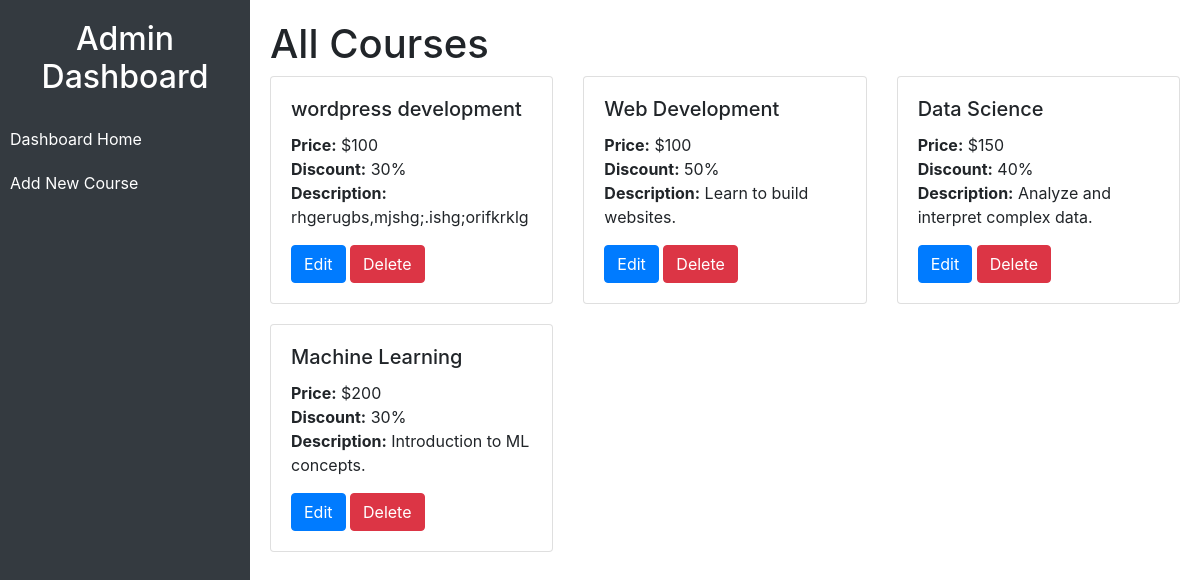
The page /demo/view_course.php on the database its author committed.
### tables this page shows
CREATE TABLE `course` (
  `id` int(30) NOT NULL,
  `title` varchar(100) NOT NULL,
  `price` int(30) NOT NULL,
  `discount` double NOT NULL,
  `content` text NOT NULL
);

### demo/view_course.php (the view, shortened to what this page needs)
<?php
include 'connection.php';
$query = "SELECT * FROM `course`";
$result = mysqli_query($con, $query);
?>
<!DOCTYPE html>
<html lang="en">
<head>
    <link rel="stylesheet" href="https://maxcdn.bootstrapcdn.com/bootstrap/4.5.2/css/bootstrap.min.css">
</head>
<body>
<div class="sidebar">
    <h2>Admin Dashboard</h2>
    <a href="dashboard.php">Dashboard Home</a>
    <a href="course.php">Add New Course</a>
</div>
<div class="content">
    <h1>All Courses</h1>
    <div class="row">
        <?php
        while ($course = mysqli_fetch_assoc($result)) {
        ?>
            <div class="col-md-4">
                <div class="card">
                    <div class="card-body">
                        <h5 class="card-title"><?php echo htmlspecialchars($course['title']); ?></h5>
                        <p class="card-text">
                            <strong>Price:</strong> $<?php echo htmlspecialchars($course['price']); ?><br>
                            <strong>Discount:</strong> <?php echo htmlspecialchars($course['discount']); ?>%<br>
                            <strong>Description:</strong> <?php echo htmlspecialchars($course['content']); ?>
                        </p>
                        <a href="update_course.php?id=<?php echo $course['id']; ?>" class="btn btn-primary">Edit</a>
                        <a href="delete_course.php?id=<?php echo $course['id']; ?>" class="btn btn-danger" onclick="return confirm('Are you sure you want to delete this course?')">Delete</a>
                    </div>
                </div>
            </div>
        <?php
        }
        ?>
    </div>
</div>
</body>
</html>

### demo/view_course.php (style rules this page uses)
.sidebar { height: 100vh; width: 250px; position: fixed; background-color: #343a40; color: #fff; padding-top: 20px; }
.sidebar h2 { text-align: center; margin-bottom: 20px; }
.sidebar a { color: #fff; padding: 10px; display: block; text-decoration: none; }
.content { margin-left: 250px; padding: 20px; }
.card { margin-bottom: 20px; }

### rows shown on the page
course: title "wordpress development", price "100", discount "30", content "rhgerugbs,mjshg;.ishg;orifkrklg"
course: title "Web Development", price "100", discount "50", content "Learn to build websites."
course: title "Data Science", price "150", discount "40", content "Analyze and interpret complex data."
course: title "Machine Learning", price "200", discount "30", content "Introduction to ML concepts."
